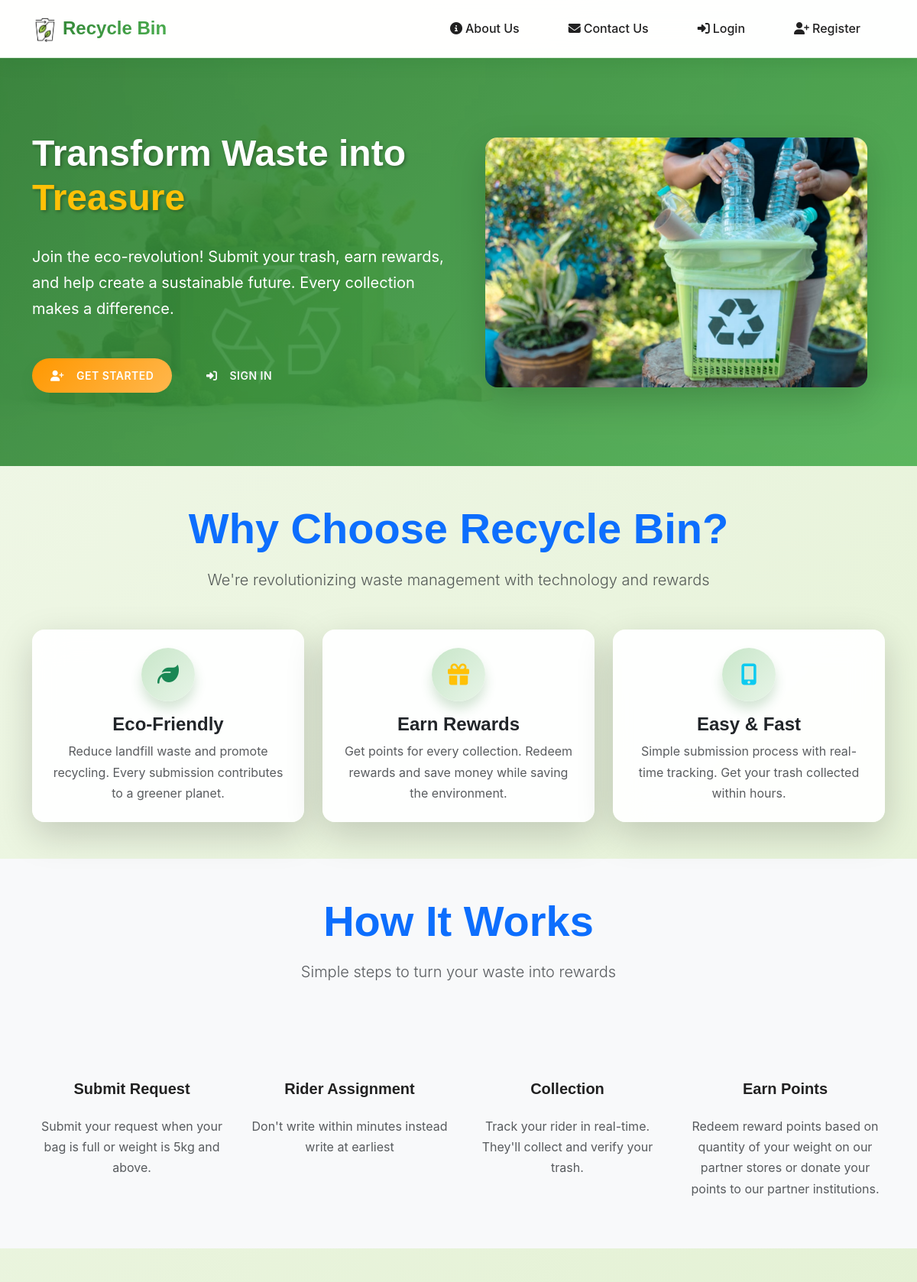
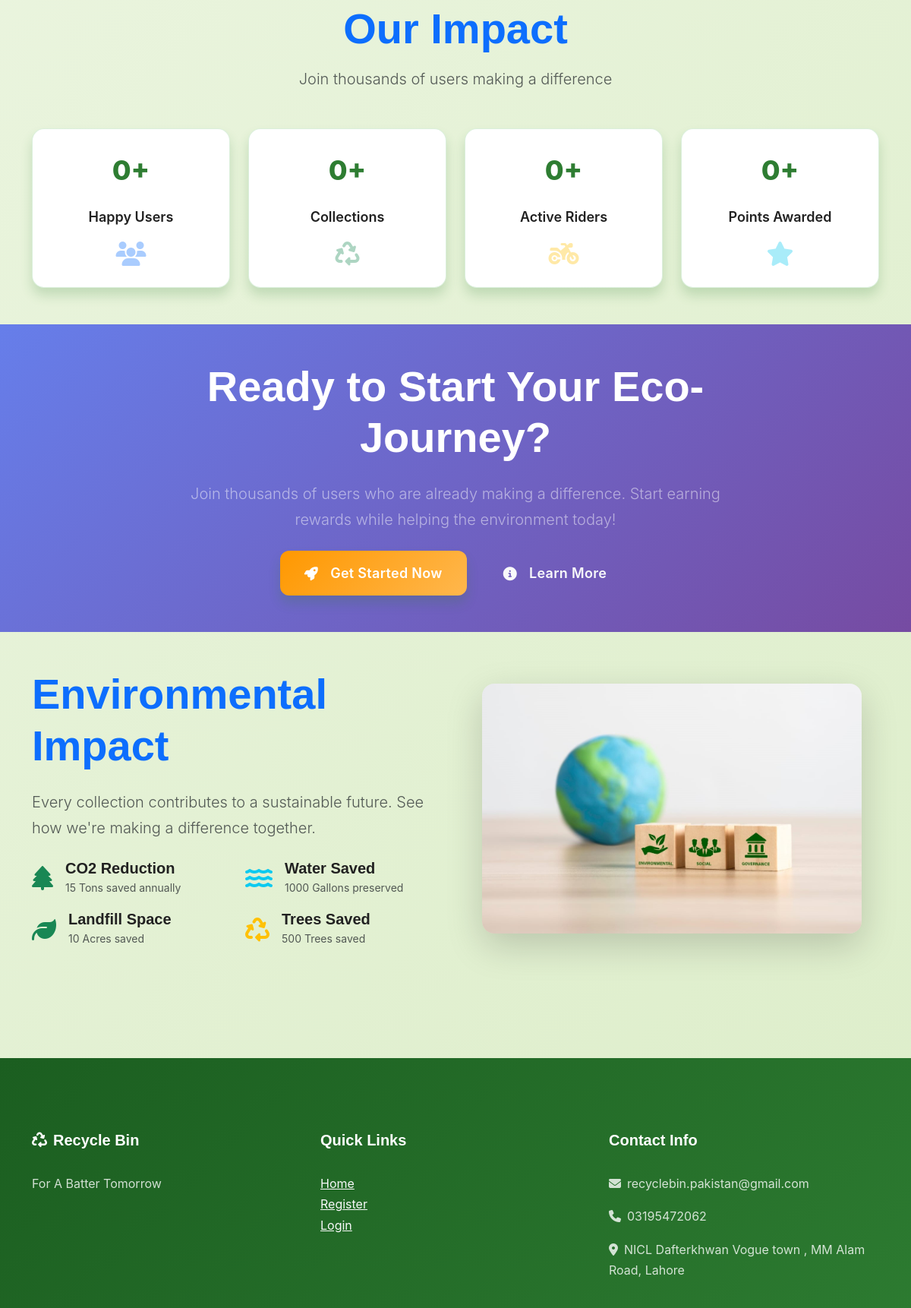
The page / (upper part) on the database its author committed (2 pictures, top to bottom).
### dashboard/models.py (models this page shows, shortened)
class SystemSettings(models.Model):
    maintenance_mode = models.BooleanField(default=False)
    maintenance_message = models.TextField(default='System is currently under maintenance. Please check back later.')
    debug_mode = models.BooleanField(default=False)
    log_level = models.CharField(max_length=20, choices=[
        ('INFO', 'Info'),
        ('WARNING', 'Warning'),
        ('ERROR', 'Error'),
        ('DEBUG', 'Debug'),
    ], default='INFO')
    co2_reduction_tons = models.IntegerField(default=15, help_text="CO2 reduction in tons annually")
    water_saved_gallons = models.IntegerField(default=1000, help_text="Water saved in gallons")
    landfill_space_acres = models.IntegerField(default=10, help_text="Landfill space saved in acres")
    trees_saved_count = models.IntegerField(default=500, help_text="Number of trees saved")
    created_at = models.DateTimeField(auto_now_add=True)
    updated_at = models.DateTimeField(auto_now=True)
    class Meta:
        verbose_name = 'System Settings'
        verbose_name_plural = 'System Settings'
    @classmethod
    def get_settings(cls):
        settings, created = cls.objects.get_or_create(
            id=1,
            defaults={
                'maintenance_mode': False,
                'maintenance_message': 'System is currently under maintenance. Please check back later.',
                'debug_mode': False,
                'log_level': 'INFO',
            }
        )
        return settings

### dashboard/views.py (the view, shortened to what this page needs)
# urls.py: path('', views.home, name='home'),
def home(request):
    total_users = CustomUser.objects.filter(user_type='user', status='active').count()
    total_submissions = TrashSubmission.objects.count()
    active_riders = CustomUser.objects.filter(user_type='rider', status='active').count()
    total_points = sum([user.reward_points for user in CustomUser.objects.all()])
    from .models import SystemSettings
    try:
        environmental_data = SystemSettings.get_settings()
    except:
        environmental_data = None
    context = {
        'total_users': total_users,
        'total_submissions': total_submissions,
        'active_riders': active_riders,
        'total_points': total_points,
        'environmental_data': environmental_data,
    }
    return render(request, 'dashboard/home.html', context)

### templates/dashboard/home.html (shortened to what this page needs)
{% extends 'base.html' %}
{% load static %}
{% block extra_css %}
<link rel="stylesheet" href="{% static 'css/home.css' %}">
{% endblock %}
{% block content %}
<section class="hero-section">
    <div class="container">
        <div class="row align-items-center">
            <div class="col-lg-6 hero-content">
                <h1 class="hero-title">
                    Transform Waste into
                    <span class="text-warning">Treasure</span>
                </h1>
                <p class="hero-subtitle">
                    Join the eco-revolution! Submit your trash, earn rewards, and help create a sustainable future.
                    Every collection makes a difference.
                </p>
                <div class="hero-buttons">
                    {% if user.is_authenticated %}
                        <a href="{% url 'dashboard:user_dashboard' %}" class="btn btn-warning btn-lg me-3">
                            <i class="fas fa-dashboard me-2"></i>Go to Dashboard
                        </a>
                    {% else %}
                        <a href="{% url 'dashboard:register' %}" class="btn btn-warning btn-lg me-3">
                            <i class="fas fa-user-plus me-2"></i>Get Started
                        </a>
                        <a href="{% url 'dashboard:login' %}" class="btn btn-outline-light btn-lg">
                            <i class="fas fa-sign-in-alt me-2"></i>Sign In
                        </a>
                    {% endif %}
                </div>
            </div>
            <div class="col-lg-6 text-center">
                <div class="hero-image-container">
                    <img src="{% static 'images/recycle.jpg' %}"
                         alt="Eco-friendly waste management"
                         class="img-fluid rounded-4 shadow-lg"
                         style="max-width: 500px; animation: float 6s ease-in-out infinite;">
                </div>
            </div>
        </div>
    </div>
</section>
<section class="py-5">
    <div class="container">
        <div class="text-center mb-5">
            <h2 class="display-4 fw-bold text-primary mb-3">Why Choose Recycle Bin?</h2>
            <p class="lead text-muted">We're revolutionizing waste management with technology and rewards</p>
        </div>
        <div class="row g-4">
            <div class="col-lg-4 col-md-6">
                <div class="card h-100 border-0 shadow-lg" style="animation: slideInUp 0.8s ease-out 0.1s both;">
                    <div class="card-body text-center p-4">
                        <div class="feature-icon mb-3">
                            <i class="fas fa-leaf fa-3x text-success"></i>
                        </div>
                        <h4 class="card-title fw-bold">Eco-Friendly</h4>
                        <p class="card-text text-muted">
                            Reduce landfill waste and promote recycling. Every submission contributes to a greener planet.
                        </p>
                    </div>
                </div>
            </div>
            <div class="col-lg-4 col-md-6">
                <div class="card h-100 border-0 shadow-lg" style="animation: slideInUp 0.8s ease-out 0.2s both;">
                    <div class="card-body text-center p-4">
                        <div class="feature-icon mb-3">
                            <i class="fas fa-gift fa-3x text-warning"></i>
                        </div>
                        <h4 class="card-title fw-bold">Earn Rewards</h4>
                        <p class="card-text text-muted">
                            Get points for every collection. Redeem rewards and save money while saving the environment.
                        </p>
                    </div>
                </div>
            </div>
            <div class="col-lg-4 col-md-6">
                <div class="card h-100 border-0 shadow-lg" style="animation: slideInUp 0.8s ease-out 0.3s both;">
                    <div class="card-body text-center p-4">
                        <div class="feature-icon mb-3">
                            <i class="fas fa-mobile-alt fa-3x text-info"></i>
                        </div>
                        <h4 class="card-title fw-bold">Easy & Fast</h4>
                        <p class="card-text text-muted">
                            Simple submission process with real-time tracking. Get your trash collected within hours.
                        </p>
                    </div>
                </div>
            </div>
        </div>
    </div>
</section>
<section class="py-5 bg-light">
    <div class="container">
        <div class="text-center mb-5">
            <h2 class="display-4 fw-bold text-primary mb-3">How It Works</h2>
            <p class="lead text-muted">Simple steps to turn your waste into rewards</p>
        </div>
        <div class="row g-4">
            <div class="col-lg-3 col-md-6">
                <div class="text-center" style="animation: slideInUp 0.8s ease-out 0.1s both;">
                    <h5 class="fw-bold">Submit Request</h5>
                    <p class="text-muted">Submit your request when your bag is full or weight is 5kg and above.</p>
                </div>
            </div>
            <div class="col-lg-3 col-md-6">
                <div class="text-center" style="animation: slideInUp 0.8s ease-out 0.2s both;">
                    <h5 class="fw-bold">Rider Assignment</h5>
                    <p class="text-muted">Don't write within minutes instead write at earliest</p>
                </div>
            </div>
            <div class="col-lg-3 col-md-6">
                <div class="text-center" style="animation: slideInUp 0.8s ease-out 0.3s both;">
                    <h5 class="fw-bold">Collection</h5>
                    <p class="text-muted">Track your rider in real-time. They'll collect and verify your trash.</p>
                </div>
            </div>
            <div class="col-lg-3 col-md-6">
                <div class="text-center" style="animation: slideInUp 0.8s ease-out 0.4s both;">
                    <h5 class="fw-bold">Earn Points</h5>
                    <p class="text-muted">Redeem reward points based on quantity of your weight on our partner stores or donate your points to our partner institutions.</p>
                </div>
            </div>
        </div>
    </div>
</section>
<section class="py-5">
    <div class="container">
        <div class="text-center mb-5">
            <h2 class="display-4 fw-bold text-primary mb-3">Our Impact</h2>
            <p class="lead text-muted">Join thousands of users making a difference</p>
        </div>
        <div class="row g-4">
            <div class="col-lg-3 col-md-6">
                <div class="stats-card" style="animation: scaleIn 0.8s ease-out 0.1s both;">
                    <div class="stats-number">{{ total_users|default:"0" }}+</div>
                    <div class="stats-label">Happy Users</div>
                    <div class="stats-icon mt-3">
                        <i class="fas fa-users fa-2x text-primary opacity-50"></i>
                    </div>
                </div>
            </div>
            <div class="col-lg-3 col-md-6">
                <div class="stats-card" style="animation: scaleIn 0.8s ease-out 0.2s both;">
                    <div class="stats-number">{{ total_submissions|default:"0" }}+</div>
                    <div class="stats-label">Collections</div>
                    <div class="stats-icon mt-3">
                        <i class="fas fa-recycle fa-2x text-success opacity-50"></i>
                    </div>
                </div>
            </div>
            <div class="col-lg-3 col-md-6">
                <div class="stats-card" style="animation: scaleIn 0.8s ease-out 0.3s both;">
                    <div class="stats-number">{{ active_riders|default:"0" }}+</div>
                    <div class="stats-label">Active Riders</div>
                    <div class="stats-icon mt-3">
                        <i class="fas fa-motorcycle fa-2x text-warning opacity-50"></i>
                    </div>
                </div>
            </div>
            <div class="col-lg-3 col-md-6">
                <div class="stats-card" style="animation: scaleIn 0.8s ease-out 0.4s both;">
                    <div class="stats-number">{{ total_points|default:"0" }}+</div>
                    <div class="stats-label">Points Awarded</div>
                    <div class="stats-icon mt-3">
                        <i class="fas fa-star fa-2x text-info opacity-50"></i>
                    </div>
                </div>
            </div>
        </div>
    </div>
</section>
<section class="py-5" style="background: linear-gradient(135deg, #667eea 0%, #764ba2 100%);">
    <div class="container text-center">
        <div class="row justify-content-center">
            <div class="col-lg-8">
                <h2 class="display-4 fw-bold text-white mb-4">Ready to Start Your Eco-Journey?</h2>
                <p class="lead text-white-50 mb-4">
                    Join thousands of users who are already making a difference.
                    Start earning rewards while helping the environment today!
                </p>
                <div class="d-flex justify-content-center gap-3 flex-wrap">
                    {% if not user.is_authenticated %}
                        <a href="{% url 'dashboard:register' %}" class="btn btn-warning btn-lg">
                            <i class="fas fa-rocket me-2"></i>Get Started Now
                        </a>
                        <a href="{% url 'dashboard:about' %}" class="btn btn-outline-light btn-lg">
                            <i class="fas fa-info-circle me-2"></i>Learn More
                        </a>
                    {% endif %}
                </div>
            </div>
        </div>
    </div>
</section>
<section class="py-5">
    <div class="container">
        <div class="row align-items-center">
            <div class="col-lg-6">
                <h2 class="display-4 fw-bold text-primary mb-4">Environmental Impact</h2>
                <p class="lead text-muted mb-4">
                    Every collection contributes to a sustainable future. See how we're making a difference together.
                </p>
                <div class="row g-3">
                    <div class="col-6">
                        <div class="d-flex align-items-center">
                            <i class="fas fa-tree text-success fa-2x me-3"></i>
                            <div>
                                <h5 class="mb-0 fw-bold">CO2 Reduction</h5>
                                <small class="text-muted">{{ environmental_data.co2_reduction_tons|default:"15" }} Tons saved annually</small>
                            </div>
                        </div>
                    </div>
                    <div class="col-6">
                        <div class="d-flex align-items-center">
                            <i class="fas fa-water text-info fa-2x me-3"></i>
                            <div>
                                <h5 class="mb-0 fw-bold">Water Saved</h5>
                                <small class="text-muted">{{ environmental_data.water_saved_gallons|default:"1000" }} Gallons preserved</small>
                            </div>
                        </div>
                    </div>
                    <div class="col-6">
                        <div class="d-flex align-items-center">
                            <i class="fas fa-leaf text-success fa-2x me-3"></i>
                            <div>
                                <h5 class="mb-0 fw-bold">Landfill Space</h5>
                                <small class="text-muted">{{ environmental_data.landfill_space_acres|default:"10" }} Acres saved</small>
                            </div>
                        </div>
                    </div>
                    <div class="col-6">
                        <div class="d-flex align-items-center">
                            <i class="fas fa-recycle text-warning fa-2x me-3"></i>
                            <div>
                                <h5 class="mb-0 fw-bold">Trees Saved</h5>
                                <small class="text-muted">{{ environmental_data.trees_saved_count|default:"500" }} Trees saved</small>
                            </div>
                        </div>
                    </div>
                </div>
            </div>
            <div class="col-lg-6 text-center">
                <img src="{% static 'images/home.jpg' %}"
                     alt="Environmental impact"
                     class="img-fluid rounded-4 shadow-lg"
                     style="max-width: 500px;">
            </div>
        </div>
    </div>
</section>
{% endblock %}

### rows shown on the page
SystemSettings: co2_reduction_tons "15", water_saved_gallons "1000", landfill_space_acres "10", trees_saved_count "500"

### other values the page prints
{{ total_users|default:"0" }} "0"
{{ total_submissions|default:"0" }} "0"
{{ active_riders|default:"0" }} "0"
{{ total_points|default:"0" }} "0"
